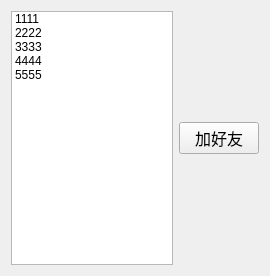
<?xml version="1.0" encoding="UTF-8"?>
<ui version="4.0">
 <class>Online</class>
 <widget class="QWidget" name="Online">
  <property name="geometry">
   <rect>
    <x>0</x>
    <y>0</y>
    <width>270</width>
    <height>276</height>
   </rect>
  </property>
  <property name="windowTitle">
   <string>Form</string>
  </property>
  <layout class="QVBoxLayout" name="verticalLayout_2">
   <item>
    <layout class="QHBoxLayout" name="horizontalLayout">
     <item>
      <widget class="QListWidget" name="online_lw">
       <item>
        <property name="text">
         <string>1111</string>
        </property>
       </item>
       <item>
        <property name="text">
         <string>2222</string>
        </property>
       </item>
       <item>
        <property name="text">
         <string>3333</string>
        </property>
       </item>
       <item>
        <property name="text">
         <string>4444</string>
        </property>
       </item>
       <item>
        <property name="text">
         <string>5555</string>
        </property>
       </item>
      </widget>
     </item>
     <item>
      <layout class="QVBoxLayout" name="verticalLayout">
       <item>
        <spacer name="verticalSpacer">
         <property name="orientation">
          <enum>Qt::Vertical</enum>
         </property>
         <property name="sizeHint" stdset="0">
          <size>
           <width>20</width>
           <height>40</height>
          </size>
         </property>
        </spacer>
       </item>
       <item>
        <widget class="QPushButton" name="addFriend">
         <property name="font">
          <font>
           <family>Agency FB</family>
           <pointsize>12</pointsize>
          </font>
         </property>
         <property name="text">
          <string>加好友</string>
         </property>
        </widget>
       </item>
       <item>
        <spacer name="verticalSpacer_2">
         <property name="orientation">
          <enum>Qt::Vertical</enum>
         </property>
         <property name="sizeHint" stdset="0">
          <size>
           <width>20</width>
           <height>40</height>
          </size>
         </property>
        </spacer>
       </item>
      </layout>
     </item>
    </layout>
   </item>
  </layout>
 </widget>
 <resources/>
 <connections/>
</ui>
